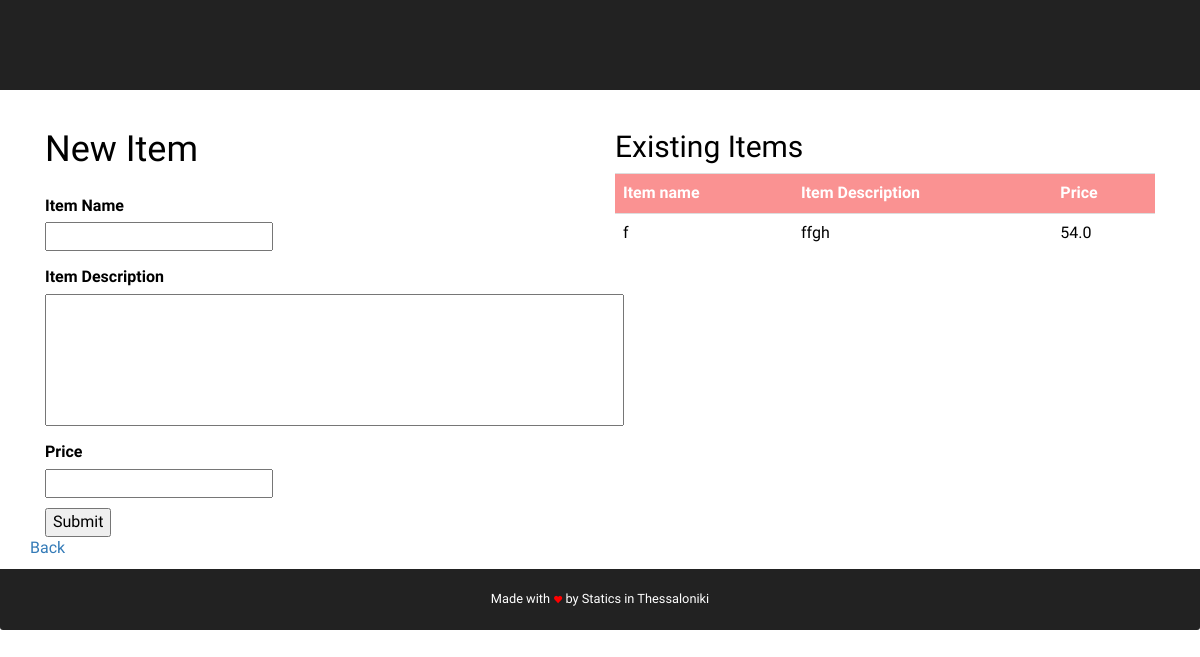
The page /user/2/store/2/item/new on the database as committed earlier.
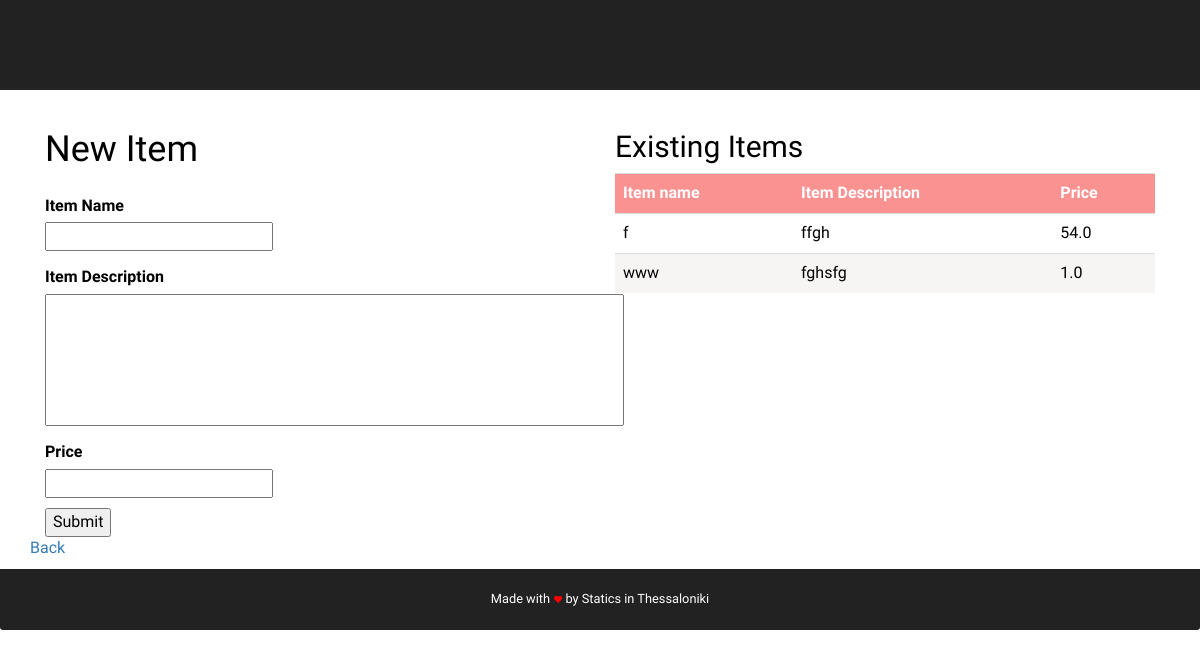
The same page on the database as committed later.
### db_setup.py (models this page shows)
class Items(Base):
	__tablename__ = 'items'
	id = Column(Integer, primary_key = True)
	name = Column(String(15), nullable = False)
	description = Column(String(15), nullable = True)
	price = Column(Float, nullable = False)
	store_id = Column(Integer, ForeignKey('stores.id'), nullable=False)
	store = relationship(Stores, uselist=False)

### app.py (the view)
@app.route('/user/<userid>/store/<storeid>/item/new')
def newItem(userid,storeid):
	items = session.query(Items).filter_by(store_id=storeid).all()
	return render_template('Items/form.html', user=userid ,store=storeid, itm=items)

### templates/Items/form.html (shortened to what this page needs)
{% extends "layout.html" %}
{% block head %}
  {{ super() }}
{% endblock %}
{% block content %}
<div class="col-md-6">
{% if item%}
<h1>Edit Item</h1>
<form action="{{ url_for('updateItem', itemid=item.id) }}" method="post" enctype="multipart/form-data"></form>
    <label>Item Name</label><br>
    <input type="text" rows="1" cols="16" name='name' value="{{item.name}}"><br>
    <label>Item Description</label><br>
    <input class = "description" type="text" rows="4" cols="16" name='description' value="{{item.description}}"><br>
    <label>Price</label><br>
    <input type="text" rows="1" cols="16"name='price' value="{{item.price}}"><br>
    <input type="submit" style="margin-top: 10px;" value="Submit">
</form>
{% else %}
<h1>New Item</h1>
<form action="{{ url_for('createItem', storeid=store, userid=user) }}" method="post" enctype="multipart/form-data">
    <label>Item Name</label><br>
    <input type="text" rows="1" cols="16" name='name'><br>
    <label>Item Description</label><br>
    <input class = "description" type="text" rows="4" cols="16" name='description'><br>
    <label>Price</label><br>
    <input type="text" rows="1" cols="16"name='price'><br>
    <input type="submit" style="margin-top: 10px;" value="Submit">
</form>
{%endif%}
</div>
<div class="col-md-6">
{%if itm%}
  <h2>Existing Items</h2>
  <table class='table'>
    <tr>
      <th>Item name</th>
      <th>Item Description</th>
      <th>Price</th>
    </tr>
{%for i in itm%}
    <tr>
      <td>{{i.name}}</td>
      <td>{{i.description}}</td>
      <td>{{i.price}}</td>
    </tr>
{%endfor%}
  </table>
{%endif%}
</div>
<div >
  <a href="{{url_for('index')}}">
    Back
  </a>
</div>
{% endblock %}

### templates/layout.html (shortened to what this page needs)
<!doctype html>
<html lang="en">
  <head>
    {% block head %}
    <link rel="stylesheet" href="{{url_for('static', filename='css/bootstrap.min.css')}}">
    <link rel="stylesheet" href="{{url_for('static', filename='css/style.css')}}">
    {% endblock %}
  </head>
  <body>
    <header>
      <nav id="header-nav" class="navbar navbar-default">
        <div class="container">
          <div class="navbar-header">
            <a href="/" class="visible-lg visible-md visible-sm visible-xs">
              <div id="logo-img" alt="Logo image"></div>
            </a>
          </div>
          <div id="collapsable-nav" class="collapse navbar-collapse">
          </div>
        </div>
      </nav>
    </header>
    <div id="content" class="container">{% block content %}{% endblock %}</div>
    <footer class="panel-footer">
        <div class="container">
          <div class="row">
            <section class="text-center">
              Made with <span class="glyphicon glyphicon-heart" style="color:red;font-size:0.7em;"></span> by Statics in Thessaloniki
            </section>
          </div>
        </div>
      </footer>
  </body>
</html>

### static/css/style.css (style rules this page uses)
body { font-size: 16px; font-family: 'Source Sans Pro', sans-serif; color: #000; }
th, td { padding: 5px; }
h2 { clear: both; font-family: 'Source Sans Pro', sans-serif; }
input.description { padding: 5px 350px 100px 5px; }
tr:nth-child(odd) { background-color: #f7f4f4 }
th { background-color: #fa9292; color: #fff; border: 0px; font-weight: bold; }
#header-nav { background-color: #222; border-radius: 0; border: 0; }
#logo-img { background: url('../images/logo.png') no-repeat; width: 116px; height: 70px; margin: 10px 0px 10px 0; background-size: 100% 100%; }
.panel-footer { margin-top: 10px; padding-top: 10px; padding-bottom: 10px; background-color: #222; border-top: 0; line-height: .8; font-size: 0.8em; }
.panel-footer section { margin-top: 15px; color: #fff; }
.panel-footer div.row { margin-bottom: 15px; }
label { margin-top: 15px; }

Rows that differ between the two databases and show on the page:
added Items: name "www", description "fghsfg", price "1.0"
